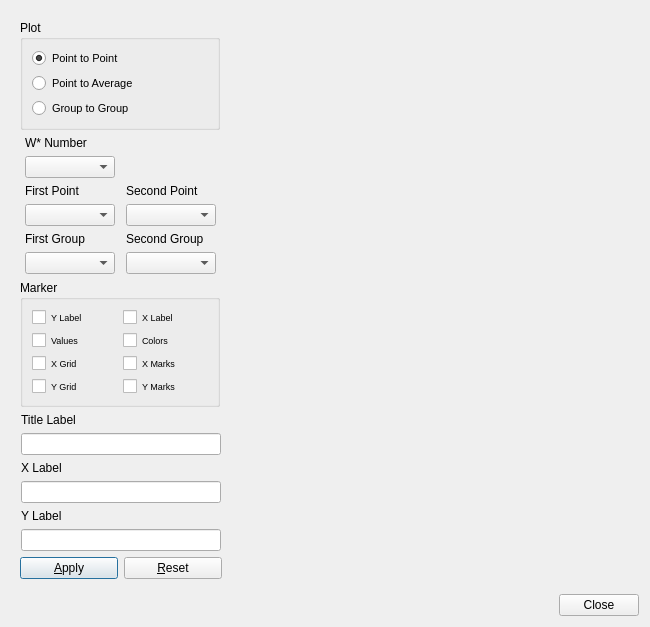
<?xml version="1.0" encoding="UTF-8"?>
<ui version="4.0">
 <class>Dialog</class>
 <widget class="QDialog" name="Dialog">
  <property name="geometry">
   <rect>
    <x>0</x>
    <y>0</y>
    <width>650</width>
    <height>610</height>
   </rect>
  </property>
  <property name="windowTitle">
   <string>PLS Weight Contribution Plot</string>
  </property>
  <layout class="QVBoxLayout" name="verticalLayout_4">
   <item>
    <widget class="QWidget" name="centralwidget" native="true">
     <layout class="QHBoxLayout" name="horizontalLayout_6">
      <item>
       <layout class="QVBoxLayout" name="verticalLayout_3">
        <item>
         <widget class="QGroupBox" name="PgroupBox">
          <property name="sizePolicy">
           <sizepolicy hsizetype="Fixed" vsizetype="Preferred">
            <horstretch>0</horstretch>
            <verstretch>0</verstretch>
           </sizepolicy>
          </property>
          <property name="minimumSize">
           <size>
            <width>200</width>
            <height>0</height>
           </size>
          </property>
          <property name="maximumSize">
           <size>
            <width>200</width>
            <height>16777215</height>
           </size>
          </property>
          <property name="title">
           <string>Plot</string>
          </property>
          <layout class="QVBoxLayout" name="verticalLayout_2">
           <item>
            <layout class="QGridLayout" name="gridLayout">
             <item row="2" column="0">
              <widget class="QRadioButton" name="averageradioButton">
               <property name="font">
                <font>
                 <pointsize>8</pointsize>
                </font>
               </property>
               <property name="text">
                <string>Point to Average</string>
               </property>
              </widget>
             </item>
             <item row="0" column="0">
              <widget class="QRadioButton" name="pointradioButton">
               <property name="font">
                <font>
                 <pointsize>8</pointsize>
                </font>
               </property>
               <property name="text">
                <string>Point to Point</string>
               </property>
               <property name="checked">
                <bool>true</bool>
               </property>
              </widget>
             </item>
             <item row="3" column="0">
              <widget class="QRadioButton" name="groupradioButton">
               <property name="font">
                <font>
                 <pointsize>8</pointsize>
                </font>
               </property>
               <property name="text">
                <string>Group to Group</string>
               </property>
              </widget>
             </item>
            </layout>
           </item>
          </layout>
         </widget>
        </item>
        <item>
         <layout class="QGridLayout" name="gridLayout_2">
          <item row="5" column="1">
           <widget class="QComboBox" name="secondgroupcomboBox"/>
          </item>
          <item row="0" column="0">
           <widget class="QLabel" name="Ylabel">
            <property name="text">
             <string>W* Number</string>
            </property>
           </widget>
          </item>
          <item row="1" column="0">
           <widget class="QComboBox" name="componentcomboBox">
            <property name="sizePolicy">
             <sizepolicy hsizetype="Fixed" vsizetype="Fixed">
              <horstretch>0</horstretch>
              <verstretch>0</verstretch>
             </sizepolicy>
            </property>
            <property name="minimumSize">
             <size>
              <width>90</width>
              <height>0</height>
             </size>
            </property>
            <property name="maximumSize">
             <size>
              <width>90</width>
              <height>16777215</height>
             </size>
            </property>
           </widget>
          </item>
          <item row="4" column="0">
           <widget class="QLabel" name="label_6">
            <property name="text">
             <string>First Group</string>
            </property>
           </widget>
          </item>
          <item row="3" column="1">
           <widget class="QComboBox" name="secondpointcomboBox">
            <property name="sizePolicy">
             <sizepolicy hsizetype="Fixed" vsizetype="Fixed">
              <horstretch>0</horstretch>
              <verstretch>0</verstretch>
             </sizepolicy>
            </property>
            <property name="minimumSize">
             <size>
              <width>90</width>
              <height>0</height>
             </size>
            </property>
            <property name="maximumSize">
             <size>
              <width>90</width>
              <height>16777215</height>
             </size>
            </property>
           </widget>
          </item>
          <item row="2" column="1">
           <widget class="QLabel" name="label_4">
            <property name="text">
             <string>Second Point</string>
            </property>
           </widget>
          </item>
          <item row="2" column="0">
           <widget class="QLabel" name="label_5">
            <property name="text">
             <string>First Point</string>
            </property>
           </widget>
          </item>
          <item row="4" column="1">
           <widget class="QLabel" name="label_7">
            <property name="text">
             <string>Second Group</string>
            </property>
           </widget>
          </item>
          <item row="5" column="0">
           <widget class="QComboBox" name="firstgroupcomboBox"/>
          </item>
          <item row="3" column="0">
           <widget class="QComboBox" name="firstpointcomboBox"/>
          </item>
         </layout>
        </item>
        <item>
         <widget class="QGroupBox" name="MarkergroupBox">
          <property name="sizePolicy">
           <sizepolicy hsizetype="Fixed" vsizetype="Preferred">
            <horstretch>0</horstretch>
            <verstretch>0</verstretch>
           </sizepolicy>
          </property>
          <property name="minimumSize">
           <size>
            <width>200</width>
            <height>0</height>
           </size>
          </property>
          <property name="maximumSize">
           <size>
            <width>200</width>
            <height>16777215</height>
           </size>
          </property>
          <property name="title">
           <string>Marker</string>
          </property>
          <layout class="QVBoxLayout" name="verticalLayout">
           <item>
            <layout class="QHBoxLayout" name="horizontalLayout">
             <item>
              <widget class="QCheckBox" name="YcheckBox">
               <property name="font">
                <font>
                 <pointsize>7</pointsize>
                </font>
               </property>
               <property name="text">
                <string>Y Label</string>
               </property>
              </widget>
             </item>
             <item>
              <widget class="QCheckBox" name="XcheckBox">
               <property name="font">
                <font>
                 <pointsize>7</pointsize>
                </font>
               </property>
               <property name="text">
                <string>X Label</string>
               </property>
              </widget>
             </item>
            </layout>
           </item>
           <item>
            <layout class="QHBoxLayout" name="horizontalLayout_2">
             <item>
              <widget class="QCheckBox" name="VcheckBox">
               <property name="font">
                <font>
                 <pointsize>7</pointsize>
                </font>
               </property>
               <property name="text">
                <string>Values</string>
               </property>
              </widget>
             </item>
             <item>
              <widget class="QCheckBox" name="CcheckBox">
               <property name="font">
                <font>
                 <pointsize>7</pointsize>
                </font>
               </property>
               <property name="text">
                <string>Colors</string>
               </property>
              </widget>
             </item>
            </layout>
           </item>
           <item>
            <layout class="QHBoxLayout" name="horizontalLayout_3">
             <item>
              <widget class="QCheckBox" name="XGcheckBox">
               <property name="font">
                <font>
                 <pointsize>7</pointsize>
                </font>
               </property>
               <property name="text">
                <string>X Grid</string>
               </property>
              </widget>
             </item>
             <item>
              <widget class="QCheckBox" name="XMcheckBox">
               <property name="font">
                <font>
                 <pointsize>7</pointsize>
                </font>
               </property>
               <property name="text">
                <string>X Marks</string>
               </property>
              </widget>
             </item>
            </layout>
           </item>
           <item>
            <layout class="QHBoxLayout" name="horizontalLayout_4">
             <item>
              <widget class="QCheckBox" name="YGcheckBox">
               <property name="font">
                <font>
                 <pointsize>7</pointsize>
                </font>
               </property>
               <property name="text">
                <string>Y Grid</string>
               </property>
              </widget>
             </item>
             <item>
              <widget class="QCheckBox" name="YMcheckBox">
               <property name="font">
                <font>
                 <pointsize>7</pointsize>
                </font>
               </property>
               <property name="text">
                <string>Y Marks</string>
               </property>
              </widget>
             </item>
            </layout>
           </item>
          </layout>
         </widget>
        </item>
        <item>
         <layout class="QGridLayout" name="gridLayout_3">
          <item row="3" column="0">
           <widget class="QLineEdit" name="XlineEdit">
            <property name="sizePolicy">
             <sizepolicy hsizetype="Fixed" vsizetype="Fixed">
              <horstretch>0</horstretch>
              <verstretch>0</verstretch>
             </sizepolicy>
            </property>
            <property name="minimumSize">
             <size>
              <width>200</width>
              <height>0</height>
             </size>
            </property>
            <property name="maximumSize">
             <size>
              <width>200</width>
              <height>16777215</height>
             </size>
            </property>
           </widget>
          </item>
          <item row="1" column="0">
           <widget class="QLineEdit" name="TlineEdit">
            <property name="sizePolicy">
             <sizepolicy hsizetype="Fixed" vsizetype="Fixed">
              <horstretch>0</horstretch>
              <verstretch>0</verstretch>
             </sizepolicy>
            </property>
            <property name="minimumSize">
             <size>
              <width>200</width>
              <height>0</height>
             </size>
            </property>
            <property name="maximumSize">
             <size>
              <width>200</width>
              <height>16777215</height>
             </size>
            </property>
           </widget>
          </item>
          <item row="0" column="0">
           <widget class="QLabel" name="label">
            <property name="text">
             <string>Title Label</string>
            </property>
           </widget>
          </item>
          <item row="2" column="0">
           <widget class="QLabel" name="label_2">
            <property name="text">
             <string>X Label</string>
            </property>
           </widget>
          </item>
          <item row="4" column="0">
           <widget class="QLabel" name="label_3">
            <property name="text">
             <string>Y Label</string>
            </property>
           </widget>
          </item>
          <item row="5" column="0">
           <widget class="QLineEdit" name="YlineEdit">
            <property name="sizePolicy">
             <sizepolicy hsizetype="Fixed" vsizetype="Fixed">
              <horstretch>0</horstretch>
              <verstretch>0</verstretch>
             </sizepolicy>
            </property>
            <property name="minimumSize">
             <size>
              <width>200</width>
              <height>0</height>
             </size>
            </property>
            <property name="maximumSize">
             <size>
              <width>200</width>
              <height>16777215</height>
             </size>
            </property>
           </widget>
          </item>
         </layout>
        </item>
        <item>
         <layout class="QHBoxLayout" name="horizontalLayout_5">
          <item>
           <widget class="QPushButton" name="ApplyButton">
            <property name="sizePolicy">
             <sizepolicy hsizetype="Fixed" vsizetype="Fixed">
              <horstretch>0</horstretch>
              <verstretch>0</verstretch>
             </sizepolicy>
            </property>
            <property name="minimumSize">
             <size>
              <width>98</width>
              <height>0</height>
             </size>
            </property>
            <property name="maximumSize">
             <size>
              <width>98</width>
              <height>16777215</height>
             </size>
            </property>
            <property name="text">
             <string>&amp;Apply</string>
            </property>
           </widget>
          </item>
          <item>
           <widget class="QPushButton" name="ResetButton">
            <property name="sizePolicy">
             <sizepolicy hsizetype="Fixed" vsizetype="Fixed">
              <horstretch>0</horstretch>
              <verstretch>0</verstretch>
             </sizepolicy>
            </property>
            <property name="minimumSize">
             <size>
              <width>98</width>
              <height>0</height>
             </size>
            </property>
            <property name="maximumSize">
             <size>
              <width>98</width>
              <height>16777215</height>
             </size>
            </property>
            <property name="text">
             <string>&amp;Reset</string>
            </property>
           </widget>
          </item>
         </layout>
        </item>
       </layout>
      </item>
      <item>
       <widget class="QWidget" name="mplwindow" native="true">
        <property name="sizePolicy">
         <sizepolicy hsizetype="Expanding" vsizetype="Expanding">
          <horstretch>0</horstretch>
          <verstretch>0</verstretch>
         </sizepolicy>
        </property>
        <property name="minimumSize">
         <size>
          <width>0</width>
          <height>0</height>
         </size>
        </property>
        <layout class="QVBoxLayout" name="mplvl"/>
       </widget>
      </item>
     </layout>
    </widget>
   </item>
   <item>
    <layout class="QHBoxLayout" name="horizontalLayout_7">
     <item>
      <spacer name="horizontalSpacer">
       <property name="orientation">
        <enum>Qt::Horizontal</enum>
       </property>
       <property name="sizeHint" stdset="0">
        <size>
         <width>528</width>
         <height>20</height>
        </size>
       </property>
      </spacer>
     </item>
     <item>
      <widget class="QPushButton" name="pushButton">
       <property name="text">
        <string>Close</string>
       </property>
      </widget>
     </item>
    </layout>
   </item>
  </layout>
 </widget>
 <resources/>
 <connections>
  <connection>
   <sender>pushButton</sender>
   <signal>clicked()</signal>
   <receiver>Dialog</receiver>
   <slot>accept()</slot>
   <hints>
    <hint type="sourcelabel">
     <x>586</x>
     <y>586</y>
    </hint>
    <hint type="destinationlabel">
     <x>506</x>
     <y>605</y>
    </hint>
   </hints>
  </connection>
 </connections>
</ui>
